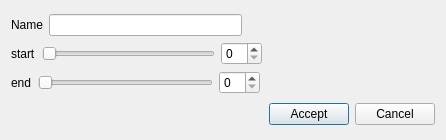
<?xml version="1.0" encoding="UTF-8"?>
<ui version="4.0">
 <class>Dialog</class>
 <widget class="QDialog" name="Dialog">
  <property name="geometry">
   <rect>
    <x>0</x>
    <y>0</y>
    <width>446</width>
    <height>140</height>
   </rect>
  </property>
  <property name="windowTitle">
   <string>Select scene object</string>
  </property>
  <layout class="QGridLayout" name="gridLayout">
   <item row="0" column="0">
    <layout class="QVBoxLayout" name="verticalLayout">
     <item>
      <layout class="QHBoxLayout" name="horizontalLayout">
       <item>
        <widget class="QLabel" name="label">
         <property name="text">
          <string>Name</string>
         </property>
        </widget>
       </item>
       <item>
        <widget class="QLineEdit" name="nameLineEdit"/>
       </item>
       <item>
        <spacer name="horizontalSpacer_2">
         <property name="orientation">
          <enum>Qt::Horizontal</enum>
         </property>
         <property name="sizeHint" stdset="0">
          <size>
           <width>40</width>
           <height>20</height>
          </size>
         </property>
        </spacer>
       </item>
      </layout>
     </item>
     <item>
      <layout class="QHBoxLayout" name="horizontalLayout_3">
       <item>
        <widget class="QLabel" name="label_2">
         <property name="text">
          <string>start</string>
         </property>
        </widget>
       </item>
       <item>
        <widget class="QSlider" name="startFrameSlider">
         <property name="orientation">
          <enum>Qt::Horizontal</enum>
         </property>
        </widget>
       </item>
       <item>
        <widget class="QSpinBox" name="startFrameSpinBox"/>
       </item>
       <item>
        <spacer name="horizontalSpacer_3">
         <property name="orientation">
          <enum>Qt::Horizontal</enum>
         </property>
         <property name="sizeHint" stdset="0">
          <size>
           <width>40</width>
           <height>20</height>
          </size>
         </property>
        </spacer>
       </item>
      </layout>
     </item>
     <item>
      <layout class="QHBoxLayout" name="horizontalLayout_4">
       <item>
        <widget class="QLabel" name="label_3">
         <property name="text">
          <string>end</string>
         </property>
        </widget>
       </item>
       <item>
        <widget class="QSlider" name="endFrameSlider">
         <property name="orientation">
          <enum>Qt::Horizontal</enum>
         </property>
        </widget>
       </item>
       <item>
        <widget class="QSpinBox" name="endFrameSpinBox"/>
       </item>
       <item>
        <spacer name="horizontalSpacer_4">
         <property name="orientation">
          <enum>Qt::Horizontal</enum>
         </property>
         <property name="sizeHint" stdset="0">
          <size>
           <width>40</width>
           <height>20</height>
          </size>
         </property>
        </spacer>
       </item>
      </layout>
     </item>
    </layout>
   </item>
   <item row="1" column="0">
    <layout class="QHBoxLayout" name="horizontalLayout_2">
     <item>
      <spacer name="horizontalSpacer">
       <property name="orientation">
        <enum>Qt::Horizontal</enum>
       </property>
       <property name="sizeHint" stdset="0">
        <size>
         <width>40</width>
         <height>20</height>
        </size>
       </property>
      </spacer>
     </item>
     <item>
      <widget class="QPushButton" name="selectButton">
       <property name="text">
        <string>Accept</string>
       </property>
      </widget>
     </item>
     <item>
      <widget class="QPushButton" name="cancelButton">
       <property name="text">
        <string>Cancel</string>
       </property>
      </widget>
     </item>
    </layout>
   </item>
  </layout>
 </widget>
 <resources/>
 <connections/>
</ui>
